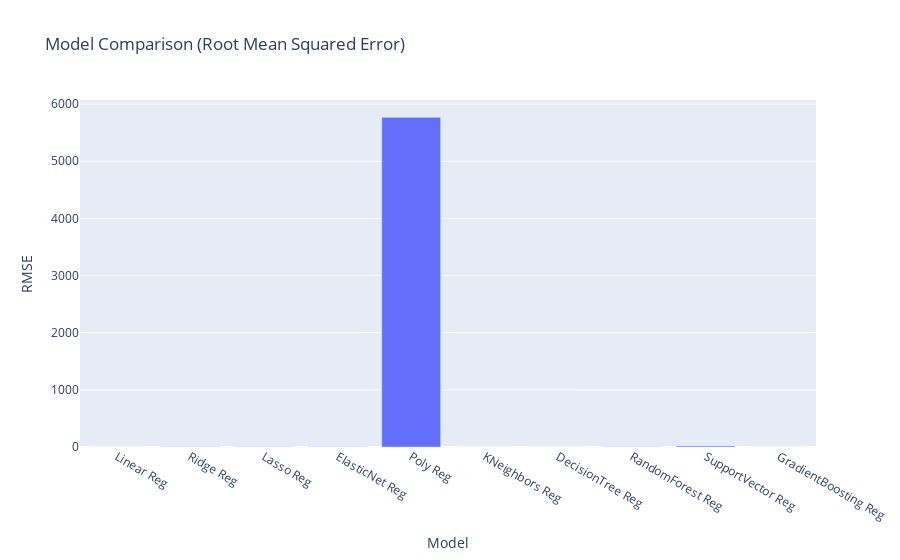

Write notebook code for a chart like this one.
### Code cell
rmseDf = pd.DataFrame(list(zip(models, rmseScores)), columns = ['Model', 'RMSE'])
fig = px.bar(rmseDf, x='Model', y='RMSE', title='Model Comparison (Root Mean Squared Error)')
fig.show()

### Figure 1 — Plotly figure (JSON) as saved in the notebook; plotly's stock layout.template omitted (floating-point values rounded to 4 significant figures)
{"data": [{"alignmentgroup": "True", "hovertemplate": "Model=%{x}<br>RMSE=%{y}<extra></extra>", "legendgroup": "", "marker": {"color": "#636efa", "pattern": {"shape": ""}}, "name": "", "offsetgroup": "", "orientation": "v", "showlegend": false, "textposition": "auto", "type": "bar", "x": ["Linear Reg", "Ridge Reg", "Lasso Reg", "ElasticNet Reg", "Poly Reg", "KNeighbors Reg", "DecisionTree Reg", "RandomForest Reg", "SupportVector Reg", "GradientBoosting Reg"], "xaxis": "x", "y": [1.051, 3.674, 4.189, 3.966, 5769.0, 1.839, 1.99, 2.432, 17.89, 1.634], "yaxis": "y"}], "layout": {"barmode": "relative", "legend": {"tracegroupgap": 0}, "title": {"text": "Model Comparison (Root Mean Squared Error)"}, "xaxis": {"anchor": "y", "domain": [0, 1], "title": {"text": "Model"}}, "yaxis": {"anchor": "x", "domain": [0, 1], "title": {"text": "RMSE"}}}}
